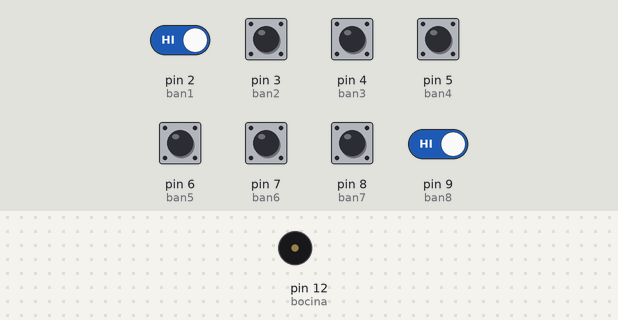
The sketch below on a simulated Arduino Uno, built with avr-gcc and run on an emulated ATmega328P. On the bench: buzzer (waves = sounding). The test bench sets the inputs (shaded band); at power-on: pin 2 (ban1), pin 3 (ban2), pin 4 (ban3), pin 5 (ban4), pin 6 (ban5), pin 7 (ban6), pin 8 (ban7), pin 9 (ban8) HIGH.

Above: at 1.2 s.
1.3 s: pin 2 (ban1) driven LOW
At 4.2 s:
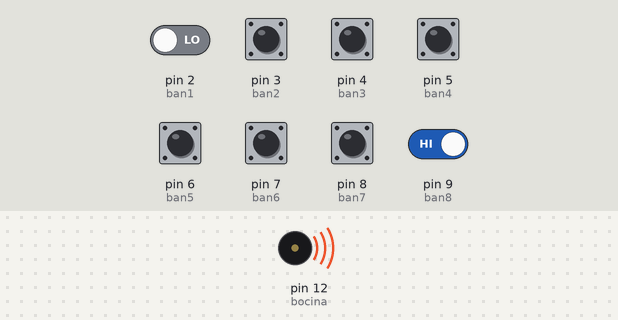
4.3 s: pin 9 (ban8) driven LOW
At 5.3 s:
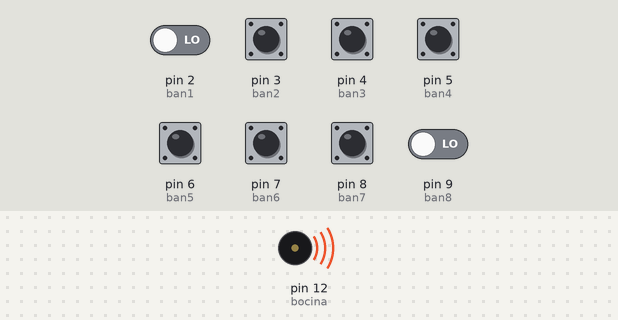
5.8 s: pin 9 (ban8) driven HIGH
At 6.1 s:
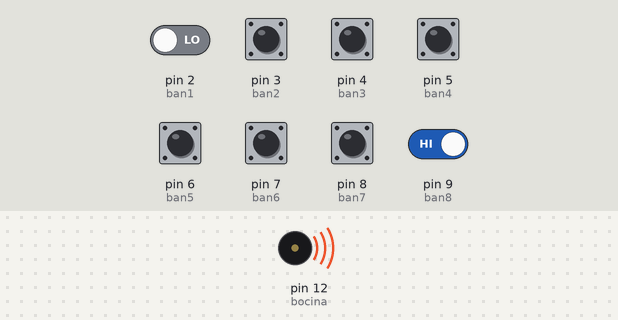
8.8 s: pin 2 (ban1) driven HIGH
At 9.9 s:
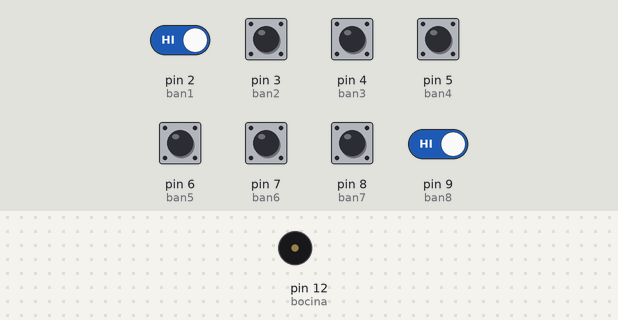
Timing chart, 0 to 11.3 s (numbered marks = the images above; inputs shaded):
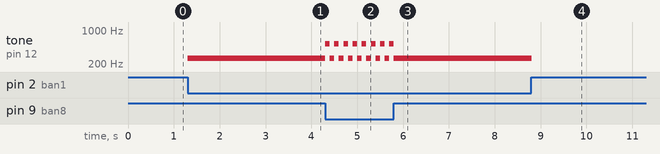

The sketch:

BanabulousPiano.ino
```cpp
#define NOTE_C4  262
#define NOTE_D4  294
#define NOTE_E4  330
#define NOTE_F4  349
#define NOTE_G4  392
#define NOTE_A4  440
#define NOTE_B4  494
#define NOTE_C5  523
int ban1 = 2;
int ban2 = 3;
int ban3 = 4;
int ban4 = 5;
int ban5 = 6;
int ban6 = 7;
int ban7 = 8;
int ban8 = 9;
int bocina = 12;
void setup() {
  Serial.begin(9600);
  pinMode(ban1, INPUT);
  pinMode(ban2, INPUT);
  pinMode(ban3, INPUT);
  pinMode(ban4, INPUT);
  pinMode(ban5, INPUT);
  pinMode(ban6, INPUT);
  pinMode(ban7, INPUT);
  pinMode(ban8, INPUT);
  pinMode(bocina, OUTPUT);

}

void loop() {
  if (digitalRead(ban1) == LOW){
    tone(bocina, NOTE_C4);
    delay(100);
    }
  if (digitalRead(ban2) == LOW){
    tone(bocina, NOTE_D4);
    delay(100);
    }
  if (digitalRead(ban3) == LOW){
    tone(bocina, NOTE_E4);
    delay(100);
    }
  if (digitalRead(ban4) == LOW){
    tone(bocina, NOTE_F4);
    delay(100);
    }
  if (digitalRead(ban5) == LOW){
    tone(bocina, NOTE_G4);
    delay(100);
    }
  if (digitalRead(ban6) == LOW){
    tone(bocina, NOTE_A4);
    delay(100);
    }
  if (digitalRead(ban7) == LOW){
    tone(bocina, NOTE_B4);
    delay(100);
    }
  if (digitalRead(ban8) == LOW){
    tone(bocina, NOTE_C5);
    delay(100);
    }
    else {noTone(bocina);
  }
}
```

Measured:
- after the input at 1.3 s, tone on pin 12 (bocina): silent → 262 Hz at once
- after the input at 4.3 s, tone on pin 12 (bocina): alternates 523 Hz for 0.10 s and 262 Hz for 0.10 s, starting at once
- after the input at 5.8 s, tone on pin 12 (bocina): goes on until 5.8 s, then stays 262 Hz
- after the input at 8.8 s, tone on pin 12 (bocina): 262 Hz → silent at once
